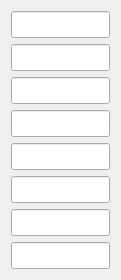
     <widget class="QWidget" name="layoutWidget">
      <property name="geometry">
       <rect>
        <x>320</x>
        <y>640</y>
        <width>121</width>
        <height>151</height>
       </rect>
      </property>
      <layout class="QVBoxLayout" name="verticalLayout_31">
       <item>
        <widget class="QLineEdit" name="PosI_Result_T7KR1_T4_9">
         <property name="font">
          <font>
           <pointsize>12</pointsize>
          </font>
         </property>
        </widget>
       </item>
       <item>
        <widget class="QLineEdit" name="PosI_Result_T7KR1_T4_10">
         <property name="font">
          <font>
           <pointsize>12</pointsize>
          </font>
         </property>
        </widget>
       </item>
       <item>
        <widget class="QLineEdit" name="PosI_Result_T7KR1_T4_11">
         <property name="font">
          <font>
           <pointsize>12</pointsize>
          </font>
         </property>
        </widget>
       </item>
       <item>
        <widget class="QLineEdit" name="PosI_Result_T7KR1_T4_12">
         <property name="font">
          <font>
           <pointsize>12</pointsize>
          </font>
         </property>
        </widget>
       </item>
       <item>
        <widget class="QLineEdit" name="PosI_Result_T7KR1_T4_13">
         <property name="font">
          <font>
           <pointsize>12</pointsize>
          </font>
         </property>
        </widget>
       </item>
       <item>
        <widget class="QLineEdit" name="PosI_Result_T7KR1_T4_14">
         <property name="font">
          <font>
           <pointsize>12</pointsize>
          </font>
         </property>
        </widget>
       </item>
       <item>
        <widget class="QLineEdit" name="PosI_Result_T7KR1_T4_15">
         <property name="font">
          <font>
           <pointsize>12</pointsize>
          </font>
         </property>
        </widget>
       </item>
       <item>
        <widget class="QLineEdit" name="PosI_Result_T7KR1_T4_16">
         <property name="font">
          <font>
           <pointsize>12</pointsize>
          </font>
         </property>
        </widget>
       </item>
      </layout>
     </widget>
